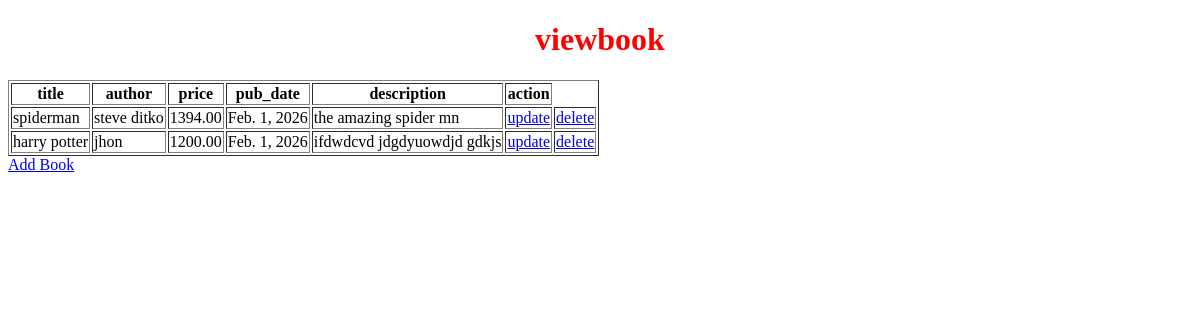
Before: /viewbook/ with the older database file.
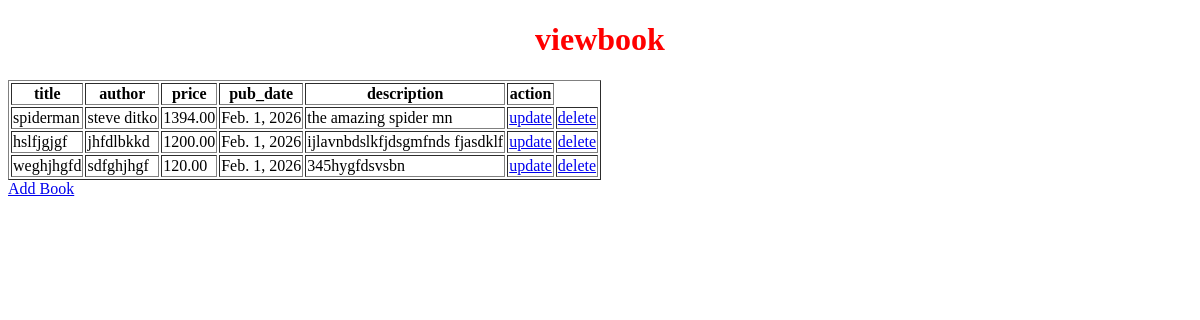
After: the same page with the newer database file.
### app1/models.py (models this page shows, shortened)
class book(models.Model):
    title=models.CharField(max_length=200)
    author=models.CharField(max_length=100)
    price=models.DecimalField(max_digits=6,decimal_places=2)
    pub_date=models.DateField()
    description=models.TextField()

### app1/views.py (the view)
# urls.py: path("viewbook/",views.viewbook,name="viewbook"),
def viewbook(request):
    a=book.objects.all()
    return render(request,'viewbook.html',{"ab":a})

### app1/templates/viewbook.html (shortened to what this page needs)
<!DOCTYPE html>
<html lang="en">
<head>
</head>
<body>
    <table border="1">
    <h1 style="text-align: center;color: red;">viewbook</h1>
    <tr>
        <th>title</th>
        <th>author</th>
        <th>price</th>
        <th>pub_date</th>
        <th>description</th>
        <th>action</th>
    </tr>
    {% for i in ab %}
    <tr>
        <td>{{i.title}}</td>
        <td>{{i.author}}</td>
        <td>{{i.price}}</td>
        <td>{{i.pub_date}}</td>
        <td>{{i.description}}</td>
        <td><a href="{%url 'updatebook' i.id%}">update</a></td>
        <td><a href="{%url 'deletebook' i.id%}">delete</a></td>
    </tr>
    {% endfor %}
    </table>
    <a href="{% url 'addbook'%}">Add Book</a>
</body>
</html>

Changed rows visible on the page:
removed book: title "harry potter", author "jhon", price "1200.00", pub_date "Feb. 1, 2026", description "ifdwdcvd jdgdyuowdjd gdkjs"
added book: title "hslfjgjgf", author "jhfdlbkkd", price "1200.00", pub_date "Feb. 1, 2026", description "ijlavnbdslkfjdsgmfnds fjasdklf"
added book: title "weghjhgfd", author "sdfghjhgf", price "120.00", pub_date "Feb. 1, 2026", description "345hygfdsvsbn"
